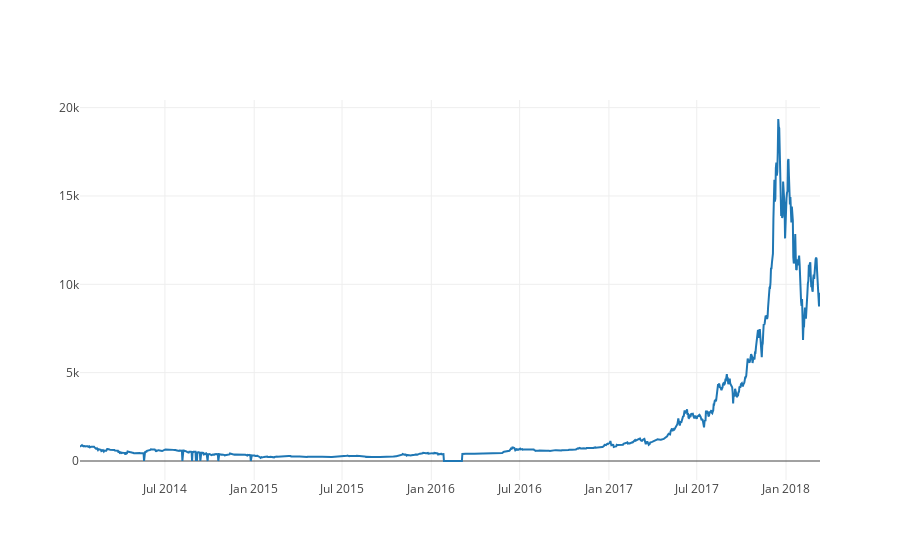

The code cell stored with this chart in its notebook:
### Code cell
# Chart the BTC close pricing data
#% matplotlib inline
btc_trace = go.Scatter(x=btc_usd_price_kraken.index, y=btc_usd_price_kraken['Close'])
py.iplot([btc_trace])

### Figure 1 — Plotly figure (JSON) as saved in the notebook; plotly's stock layout.template omitted (floating-point values rounded to 4 significant figures; data arrays with more than 128 entries replaced by an {"elided": "..."} marker saying what was removed)
{"data": [{"type": "scatter", "x": {"elided": "1526 str values"}, "y": {"elided": "1526 float values"}}], "layout": {}}
